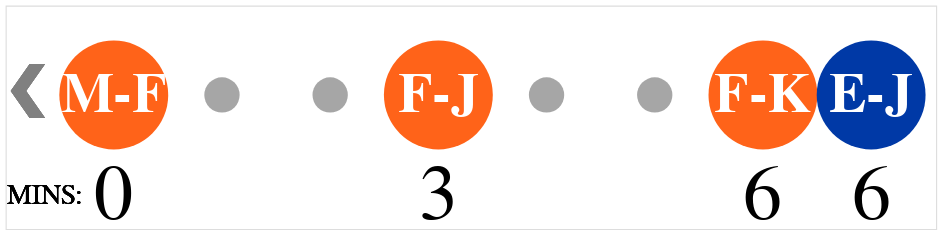

Notebook cell for this chart:
### Code cell
time_label = alt.Chart(df).mark_text(color="black", fontSize=70, font="Helvetica").encode(
    x=alt.X("adjusted_arrival_time:Q", axis=None, scale=x_scale),
    y=alt.value(170),
    text="arrival_time")
background + dir_label + mins_label + arrival_time + line_label + time_label

### Figure 1 — Vega-Lite specification as saved in the notebook (floating-point values rounded to 4 significant figures)
{"config": {"view": {"continuousWidth": 300, "continuousHeight": 300}}, "layer": [{"data": {"name": "data-df3068b0ee03de3f0518dd185836afdb"}, "mark": {"type": "circle", "color": "gray", "size": 1000}, "encoding": {"x": {"axis": null, "field": "x", "scale": {"domain": [-1, 7.6]}, "type": "quantitative"}, "y": {"value": 80}}}, {"data": {"name": "data-b826866b99133e7fb04bd6cb255d487b"}, "mark": {"type": "text", "color": "gray", "font": "Helvetica", "fontSize": 70, "fontStyle": "bold"}, "encoding": {"text": {"value": "❮"}, "x": {"value": 20}, "y": {"value": 80}}}, {"data": {"name": "data-b826866b99133e7fb04bd6cb255d487b"}, "mark": {"type": "text", "color": "black", "font": "Helvetica", "fontSize": 25}, "encoding": {"text": {"value": "MINS:"}, "x": {"value": 35}, "y": {"value": 170}}}, {"data": {"name": "data-b826866b99133e7fb04bd6cb255d487b"}, "mark": {"type": "circle", "opacity": 1, "size": 9500}, "encoding": {"color": {"field": "color", "scale": null, "type": "nominal"}, "x": {"axis": null, "field": "adjusted_arrival_time", "scale": {"domain": [-1, 7.6]}, "type": "quantitative"}, "y": {"value": 80}}, "transform": [{"lookup": "line", "from": {"data": {"name": "data-5b10a4fa19ed17cb7ded508c40bc33e6"}, "key": "line", "fields": ["color"]}}]}, {"data": {"name": "data-b826866b99133e7fb04bd6cb255d487b"}, "mark": {"type": "text", "color": "white", "font": "Helvetica", "fontSize": 50, "fontStyle": "bold"}, "encoding": {"text": {"field": "display_word", "type": "nominal"}, "x": {"axis": null, "field": "adjusted_arrival_time", "scale": {"domain": [-1, 7.6]}, "type": "quantitative"}, "y": {"value": 80}}}, {"data": {"name": "data-b826866b99133e7fb04bd6cb255d487b"}, "mark": {"type": "text", "color": "black", "font": "Helvetica", "fontSize": 70}, "encoding": {"text": {"field": "arrival_time", "type": "quantitative"}, "x": {"axis": null, "field": "adjusted_arrival_time", "scale": {"domain": [-1, 7.6]}, "type": "quantitative"}, "y": {"value": 170}}}], "height": 200, "width": 833, "$schema": "https://vega.github.io/schema/vega-lite/v5.8.0.json", "datasets": {"data-df3068b0ee03de3f0518dd185836afdb": [{"x": 0}, {"x": 1}, {"x": 2}, {"x": 3}, {"x": 4}, {"x": 5}, {"x": 6}, {"x": 7}], "data-b826866b99133e7fb04bd6cb255d487b": [{"line": "M", "arrival_time": 0, "destination": "Forest Hills-71 Av", "adjusted_arrival_time": 0, "first_wordFl": "F", "display_word": "M-F"}, {"line": "F", "arrival_time": 3, "destination": "Jamaica-179 St", "adjusted_arrival_time": 3, "first_wordFl": "J", "display_word": "F-J"}, {"line": "F", "arrival_time": 6, "destination": "Kings Hwy", "adjusted_arrival_time": 6, "first_wordFl": "K", "display_word": "F-K"}, {"line": "E", "arrival_time": 6, "destination": "Jamaica-179 St", "adjusted_arrival_time": 7, "first_wordFl": "J", "display_word": "E-J"}], "data-5b10a4fa19ed17cb7ded508c40bc33e6": [{"line": "E", "color": "#0039a6"}, {"line": "F", "color": "#ff6319"}, {"line": "M", "color": "#ff6319"}]}}
